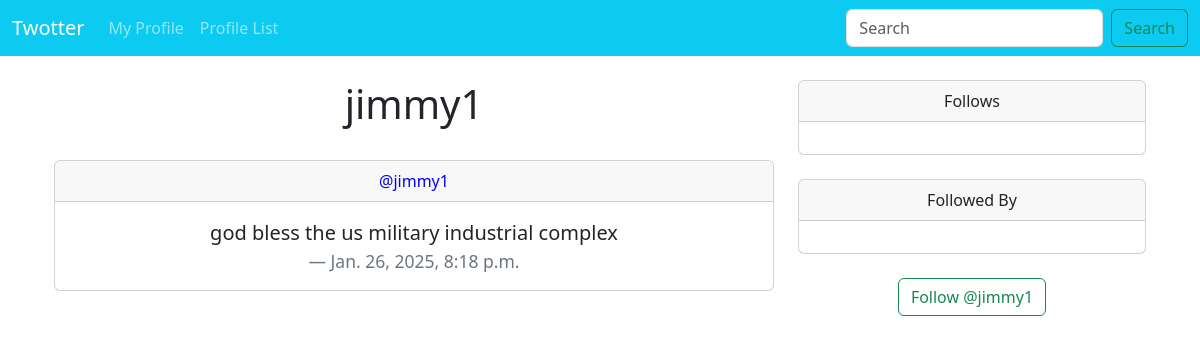
The page /profile/2 (signed in) on the database its author committed.
### social/models.py (models this page shows, shortened)
class Profile(models.Model): #profile model is in every user model
    user = models.OneToOneField(User, on_delete=models.CASCADE) #each user has one unique profile
    follows = models.ManyToManyField("self", #follows contain any amount of other profiles
                                     related_name="followed_by", #so you can see every profile that follows this one
                                     symmetrical=False, #so following doesn't have to go both ways
                                     blank=True) #following can be blank
    date_modified = models.DateTimeField(User, auto_now=True) #last time a profile was modified

class Twoot(models.Model): #model for a twooter (offbrand tweet)
    user = models.ForeignKey( #many to one relationship between twoot and user, since many tweets can belong to one user
        User,
        related_name="Twoots", #so you can access twoots of a user
        on_delete=models.DO_NOTHING)
    body = models.CharField(max_length=256) #max character count for twoot is 256
    created_at = models.DateTimeField(auto_now_add=True) #created at date is used for sorting

### social/views.py (the view, shortened to what this page needs)
# urls.py: path('profile/<int:pk>',views.profile, name='profile'), #profile of user with id <int:pk>
def profile(request, pk):
    if request.user.is_authenticated: #cannot view profiles unless logged in
        profile = Profile.objects.get(user_id=pk)
        twoots = profile.user.Twoots.all().order_by("-created_at") #gets all twoots made by user ordered newest to oldest
        return render(request, "profile.html", {"profile":profile,"twoots":twoots})
    else:
        messages.success(request, ("You must be logged in to view this page"))
        return redirect('home')

### social/templates/profile.html (shortened to what this page needs)
{% extends 'base.html' %}
{% block content %}
    {% if profile %}
<br>
<div class="container text-center">
    <div class="row">
        <div class="col-8">
            <h1>{{ profile.user.username }}</h1>
<br>
            {% if twoots %}
            {% for twoot in twoots %}
<div class="card">
  <div class="card-header">
      <a href="{% url 'profile' twoot.user.profile.user_id %}" style="text-decoration:none; color:blue;" >@{{ twoot.user|lower }}</a>
  </div>
  <div class="card-body">
    <blockquote class="blockquote mb-0">
      <p>{{ twoot.body }}</p>
      <footer class="blockquote-footer">{{ twoot.created_at }}</footer>
    </blockquote>
  </div>
</div>
<br>
{% endfor %}
            {% else %}
            <p class="text-secondary">{{ profile.user.username }} hasn't posted any Twoots yet.</p>
            {% endif %}
        </div>
        <div class="col-4">
            <div class="card">
  <div class="card-header">
    Follows
  </div>
  <div class="card-body">
  </div>
</div>
<br>
                      <div class="card">
  <div class="card-header">
    Followed By
  </div>
  <div class="card-body">
  </div>
</div>
            {% if profile.id != user.profile.id %}
            <br>
            <form method=POST>
                {% if profile in user.profile.follows.all %}
                <button class="btn btn-outline-danger" name="follow" value="unfollow" type = "submit" >Unfollow @{{profile.user.username|lower}} </button>
                {% else %}
                <button class="btn btn-outline-success" name="follow" value="follow" type = "submit" >Follow @{{profile.user.username|lower}} </button>
                {% endif %}
            </form>
            {% endif %}
<br>
</div></div></div>
    {% endif %}
{% endblock %}

### rows shown on the page
Profile: user.username "jimmy1"
Twoot: user "jimmy1", body "god bless the us military industrial complex", created_at "Jan. 26, 2025, 8:18 p.m."
